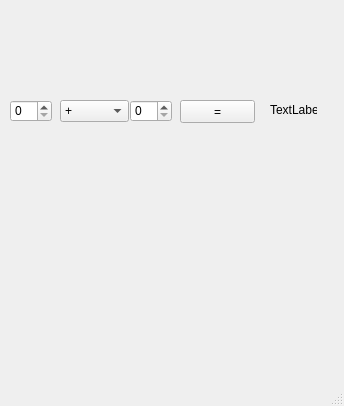
<?xml version="1.0" encoding="UTF-8"?>
<ui version="4.0">
 <class>MainWindow</class>
 <widget class="QMainWindow" name="MainWindow">
  <property name="geometry">
   <rect>
    <x>0</x>
    <y>0</y>
    <width>344</width>
    <height>406</height>
   </rect>
  </property>
  <property name="windowTitle">
   <string>MainWindow</string>
  </property>
  <widget class="QWidget" name="centralwidget">
   <widget class="QSpinBox" name="nombre_1">
    <property name="geometry">
     <rect>
      <x>10</x>
      <y>100</y>
      <width>42</width>
      <height>22</height>
     </rect>
    </property>
   </widget>
   <widget class="QComboBox" name="comboBox">
    <property name="geometry">
     <rect>
      <x>60</x>
      <y>100</y>
      <width>69</width>
      <height>22</height>
     </rect>
    </property>
    <item>
     <property name="text">
      <string>+</string>
     </property>
    </item>
    <item>
     <property name="text">
      <string>-</string>
     </property>
    </item>
    <item>
     <property name="text">
      <string>*</string>
     </property>
    </item>
    <item>
     <property name="text">
      <string>/</string>
     </property>
    </item>
   </widget>
   <widget class="QSpinBox" name="nombre_2">
    <property name="geometry">
     <rect>
      <x>130</x>
      <y>100</y>
      <width>42</width>
      <height>22</height>
     </rect>
    </property>
   </widget>
   <widget class="QPushButton" name="egal">
    <property name="geometry">
     <rect>
      <x>180</x>
      <y>100</y>
      <width>75</width>
      <height>23</height>
     </rect>
    </property>
    <property name="text">
     <string>=</string>
    </property>
   </widget>
   <widget class="QLabel" name="resultat">
    <property name="geometry">
     <rect>
      <x>270</x>
      <y>100</y>
      <width>47</width>
      <height>20</height>
     </rect>
    </property>
    <property name="text">
     <string>TextLabel</string>
    </property>
   </widget>
  </widget>
  <widget class="QMenuBar" name="menubar">
   <property name="geometry">
    <rect>
     <x>0</x>
     <y>0</y>
     <width>344</width>
     <height>21</height>
    </rect>
   </property>
  </widget>
  <widget class="QStatusBar" name="statusbar"/>
 </widget>
 <resources/>
 <connections/>
</ui>
